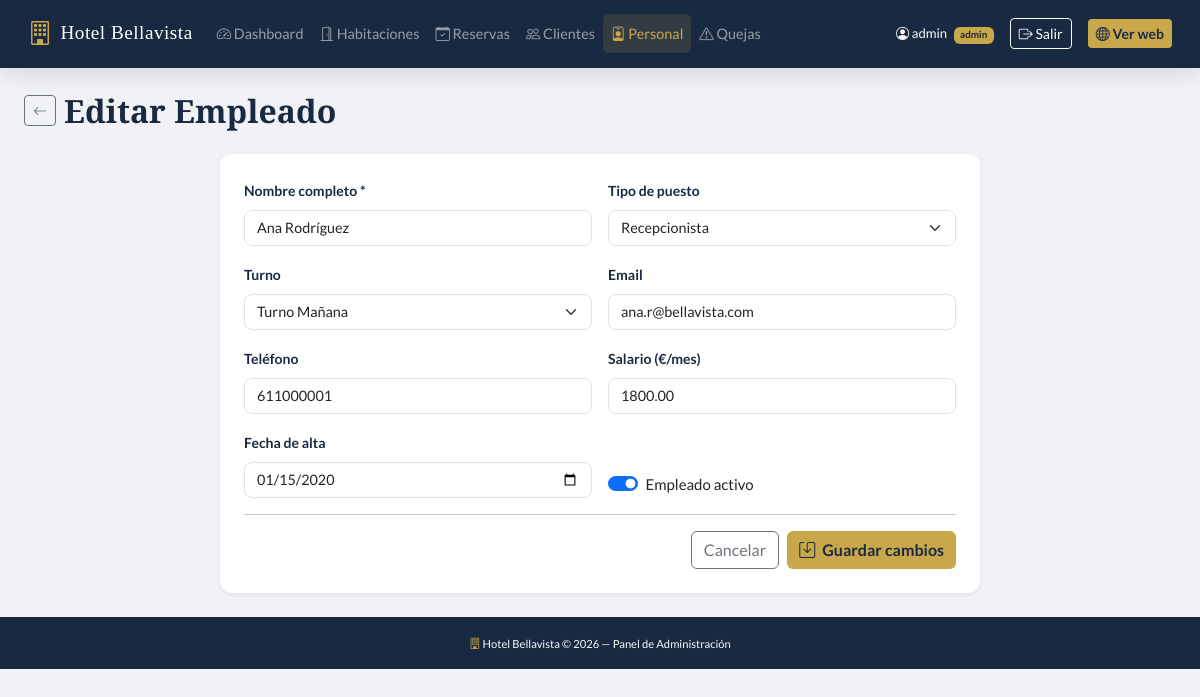
Screenshot of /admin/staff/edit.php?id=1 (signed in) with the database file from the repository.
### tables this page shows
CREATE TABLE `staff` (
  `staff_id`      INT(10) NOT NULL AUTO_INCREMENT,
  `staff_type_id` INT(10) NOT NULL,
  `staff_name`    VARCHAR(100) NOT NULL,
  `email`         VARCHAR(100) DEFAULT NULL,
  `contact_no`    VARCHAR(20) DEFAULT NULL,
  `shift_id`      INT(10) NOT NULL,
  `salary`        DECIMAL(10,2) DEFAULT NULL,
  `hire_date`     DATE DEFAULT NULL,
  `active`        TINYINT(1) NOT NULL DEFAULT 1,
  PRIMARY KEY (`staff_id`),
  FOREIGN KEY (`staff_type_id`) REFERENCES `staff_type`(`staff_type_id`),
  FOREIGN KEY (`shift_id`) REFERENCES `shift`(`shift_id`)
);

CREATE TABLE `staff_type` (
  `staff_type_id`   INT(10) NOT NULL AUTO_INCREMENT,
  `staff_type_name` VARCHAR(100) NOT NULL,
  PRIMARY KEY (`staff_type_id`)
);

CREATE TABLE `shift` (
  `shift_id`   INT(10) NOT NULL AUTO_INCREMENT,
  `shift_name` VARCHAR(100) NOT NULL,
  `start_time` TIME NOT NULL,
  `end_time`   TIME NOT NULL,
  PRIMARY KEY (`shift_id`)
);

### admin/staff/edit.php (the view, shortened to what this page needs)
<?php
$db = getDB();
$id = intval($_GET['id']);
$stmt = $db->prepare("SELECT * FROM staff WHERE staff_id = ?");
$stmt->execute([$id]);
$emp = $stmt->fetch();
$tipos  = $db->query("SELECT * FROM staff_type")->fetchAll();
$turnos = $db->query("SELECT * FROM shift")->fetchAll();
require_once '../../includes/header.php';
?>
<div class="d-flex align-items-center mb-4 gap-2">
    <a href="/hotel/admin/staff/index.php" class="btn btn-sm btn-outline-secondary">
        <i class="bi bi-arrow-left"></i>
    </a>
    <h2 class="font-playfair mb-0">Editar Empleado</h2>
</div>
<div class="row justify-content-center">
<div class="col-12 col-lg-8">
<div class="card border-0 shadow-sm">
<div class="card-body p-4">
    <form method="POST">
        <div class="row g-3">
            <div class="col-12 col-md-6">
                <label class="form-label">Nombre completo *</label>
                <input type="text" class="form-control" name="staff_name"
                       value="<?= htmlspecialchars($emp['staff_name']) ?>">
            </div>
            <div class="col-12 col-md-6">
                <label class="form-label">Tipo de puesto</label>
                <select class="form-select" name="staff_type_id">
                    <?php foreach ($tipos as $t): ?>
                    <option value="<?= $t['staff_type_id'] ?>"
                        <?= $emp['staff_type_id'] == $t['staff_type_id'] ? 'selected' : '' ?>>
                        <?= htmlspecialchars($t['staff_type_name']) ?>
                    </option>
                    <?php endforeach; ?>
                </select>
            </div>
            <div class="col-12 col-md-6">
                <label class="form-label">Turno</label>
                <select class="form-select" name="shift_id">
                    <?php foreach ($turnos as $t): ?>
                    <option value="<?= $t['shift_id'] ?>"
                        <?= $emp['shift_id'] == $t['shift_id'] ? 'selected' : '' ?>>
                        <?= htmlspecialchars($t['shift_name']) ?>
                    </option>
                    <?php endforeach; ?>
                </select>
            </div>
            <div class="col-12 col-md-6">
                <label class="form-label">Email</label>
                <input type="email" class="form-control" name="email"
                       value="<?= htmlspecialchars($emp['email'] ?? '') ?>">
            </div>
            <div class="col-12 col-md-6">
                <label class="form-label">Teléfono</label>
                <input type="tel" class="form-control" name="contact_no"
                       value="<?= htmlspecialchars($emp['contact_no'] ?? '') ?>">
            </div>
            <div class="col-12 col-md-6">
                <label class="form-label">Salario (€/mes)</label>
                <input type="number" class="form-control" name="salary"
                       value="<?= $emp['salary'] ?>" step="0.01" min="0">
            </div>
            <div class="col-12 col-md-6">
                <label class="form-label">Fecha de alta</label>
                <input type="date" class="form-control" name="hire_date"
                       value="<?= $emp['hire_date'] ?>">
            </div>
            <div class="col-12 col-md-6 d-flex align-items-end">
                <div class="form-check form-switch">
                    <input class="form-check-input" type="checkbox" name="active" id="activo"
                           <?= $emp['active'] ? 'checked' : '' ?>>
                    <label class="form-check-label" for="activo">Empleado activo</label>
                </div>
            </div>
        </div>
        <hr>
        <div class="d-flex gap-2 justify-content-end">
            <a href="/hotel/admin/staff/index.php" class="btn btn-outline-secondary">Cancelar</a>
            <button type="submit" class="btn btn-gold">
                <i class="bi bi-save me-1"></i> Guardar cambios
            </button>
        </div>
    </form>
</div>
</div>
</div>
</div>
<?php require_once '../../includes/footer.php'; ?>

### assets/css/style.css (style rules this page uses)
:root { --color-primario: #1a2942; --color-secundario: #2c4a7c; --color-gold: #c9a84c; --color-gold-light: #f0d080; --color-blanco: #ffffff; --color-gris-claro: #f8f9fa; --color-gris: #6c757d; --color-texto: #2d3748; --fuente-titulos: 'Playfair Display', Georgia, serif; --fuente-texto: 'Lato', 'Helvetica Neue', sans-serif; --sombra-suave: 0 2px 15px rgba(0,0,0,0.08); --sombra-media: 0 4px 25px rgba(0,0,0,0.12); --radio-borde: 12px; --transicion: 0.3s ease; }
*, *::before, *::after { box-sizing: border-box; }
body { font-family: var(--fuente-texto); color: var(--color-texto); background-color: #f0f2f5; font-size: 15px; line-height: 1.6; }
h1, h2, h3, h4, h5 { font-family: var(--fuente-titulos); font-weight: 700; color: var(--color-primario); }
.font-playfair { font-family: var(--fuente-titulos) !important; }
.btn-gold { background-color: var(--color-gold); color: var(--color-primario); font-weight: 700; border: none; transition: background-color var(--transicion), transform var(--transicion); }
.card { border-radius: var(--radio-borde); overflow: hidden; }
.form-control, .form-select { border-radius: 8px; border-color: #dee2e6; font-size: 0.9rem; transition: border-color var(--transicion), box-shadow var(--transicion); }
.form-label { font-weight: 600; font-size: 0.875rem; color: var(--color-primario); }

### rows the page displays
staff: staff_name "Ana Rodríguez", staff_type_id "Recepcionista", shift_id "Turno Mañana", email "ana.r@bellavista.com", contact_no "611000001", salary "1800.00", hire_date "01/15/2020", active "☑"

### other values shown
currentUser() "admin"
$userRole "admin"
